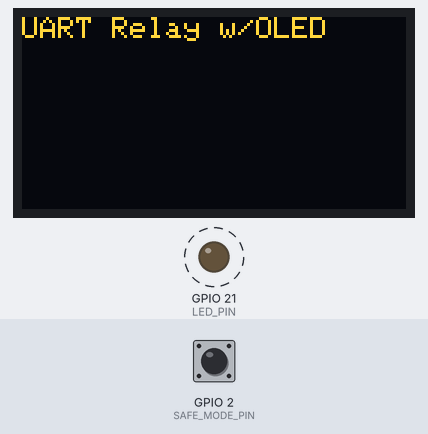
Recording of a sketch running on a simulated Seeed XIAO ESP32-S3. Parts: 128×64 one-colour display, output pins drawn as LEDs (lit = HIGH). Dashed ring = blinking. The inputs (shaded band) are chosen by the test bench; at power-on: GPIO 2 (SAFE_MODE_PIN) HIGH. The OLED is the two-colour kind (top 16 rows yellow); what the sketch prints to the serial monitor is not drawn.

Above: at 0.1 s.
Timing chart, 0 to 130.0 s (numbered marks = the images above):
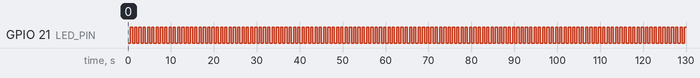

The sketch:

ESP32_TC_Trance_OLED.ino
```cpp
/*********************************************************************
  XIAO ESP32S3 + Grove Shield – UART<->UART/BitBang中継スケッチ（OLED付き）
  - UART中継 (J1=GPIO44/43: Pi 、J4=GPIO0/1: TC)
  - FreeRTOS + Queue + TaskNotify + Mutex 構成
  - チェックサム検証 + OLED表示
  - セーフモード制御 (GPIO2 = D2)
  - 2025.06.28 OLEDログ復活版・安定動作確認済み
*********************************************************************/

#include <freertos/semphr.h>
#include <HardwareSerial.h>
#include <Wire.h>
#include <Adafruit_GFX.h>
#include <Adafruit_SSD1306.h>

#define SCREEN_WIDTH 128
#define SCREEN_HEIGHT 64
#define OLED_RESET    -1
Adafruit_SSD1306 display(SCREEN_WIDTH, SCREEN_HEIGHT, &Wire, OLED_RESET);

#define PI_UART_TX_PIN 43
#define PI_UART_RX_PIN 44
#define TC_UART_TX_PIN 1
#define TC_UART_RX_PIN 0
#define SAFE_MODE_PIN   2
#define LED_PIN        21

#define UART_BAUD_PI   9600
#define UART_BAUD_TC    300
#define PACKET_SIZE       6

HardwareSerial SerialTC(1);
HardwareSerial SerialPI(2);

SemaphoreHandle_t xStopFlagMutex;
QueueHandle_t queue_pi_rx, queue_tc_rx;
volatile bool stopFlag = false;

// ===== チェックサム検証 =====
bool isChecksumValid(const uint8_t* data) {
  uint8_t sum = 0;
  for (int i = 0; i < PACKET_SIZE - 1; i++) sum += data[i];
  return (sum == data[PACKET_SIZE - 1]);
}

void showPacket(const char* label, const uint8_t* data, int row) {
  display.setCursor(0, row * 8);
  display.printf("%s", label);
  for (int i = 0; i < PACKET_SIZE; i++) {
    display.printf(" %02X", data[i]);
  }
  display.display();
}

void printHex(const char* label, const uint8_t* data) {
  Serial.print(label);
  for (int i = 0; i < PACKET_SIZE; i++) {
    Serial.print(" ");
    if (data[i] < 0x10) Serial.print("0");
    Serial.print(data[i], HEX);
  }
  Serial.println();
}

void task_pi_rx(void* pv) {
  uint8_t buf[PACKET_SIZE];
  static bool first = true;
  if (first) {
    Serial.println("[START] task_pi_rx launched");
    first = false;
  }

  while (1) {
    if (SerialPI.available() >= PACKET_SIZE) {
      SerialPI.readBytes(buf, PACKET_SIZE);
      if (!isChecksumValid(buf)) continue;
      printHex("[PI->Relay]", buf);
      showPacket("PI->Relay:", buf, 0);
      xQueueSend(queue_pi_rx, buf, portMAX_DELAY);
    }
    vTaskDelay(1);
  }
}

void task_tc_rx(void* pv) {
  uint8_t buf[PACKET_SIZE];
  static bool first = true;
  if (first) {
    Serial.println("[START] task_tc_rx launched");
    first = false;
  }

  while (1) {
    if (SerialTC.available() >= PACKET_SIZE) {
      SerialTC.readBytes(buf, PACKET_SIZE);
      if (!isChecksumValid(buf)) continue;
      printHex("[TC->Relay]", buf);
      showPacket("TC->Relay:", buf, 2);
      xQueueSend(queue_tc_rx, buf, portMAX_DELAY);
    }
    vTaskDelay(1);
  }
}

void task_tc_tx(void* pv) {
  uint8_t pkt[PACKET_SIZE];
  static bool first = true;
  if (first) {
    Serial.println("[START] task_tc_tx launched");
    first = false;
  }

  while (1) {
    bool flag;
    xSemaphoreTake(xStopFlagMutex, portMAX_DELAY);
    flag = stopFlag;
    xSemaphoreGive(xStopFlagMutex);
    if (flag || !digitalRead(SAFE_MODE_PIN)) {
      vTaskDelay(10);
      continue;
    }
    if (xQueueReceive(queue_pi_rx, pkt, 0) == pdTRUE) {
      SerialTC.write(pkt, PACKET_SIZE);
      printHex("[Relay->TC]", pkt);
      showPacket("Relay->TC:", pkt, 1);
    }
    vTaskDelay(1);
  }
}

void task_pi_tx(void* pv) {
  uint8_t pkt[PACKET_SIZE];
  static bool first = true;
  if (first) {
    Serial.println("[START] task_pi_tx launched");
    first = false;
  }

  while (1) {
    bool flag;
    xSemaphoreTake(xStopFlagMutex, portMAX_DELAY);
    flag = stopFlag;
    xSemaphoreGive(xStopFlagMutex);
    if (flag || !digitalRead(SAFE_MODE_PIN)) {
      vTaskDelay(10);
      continue;
    }
    if (xQueueReceive(queue_tc_rx, pkt, 0) == pdTRUE) {
      SerialPI.write(pkt, PACKET_SIZE);
      printHex("[Relay->PI]", pkt);
      showPacket("Relay->PI:", pkt, 3);
    }
    vTaskDelay(1);
  }
}

void waitForSerial() {
  while (!Serial) {
    delay(10);
  }
}

void setup() {
  BaseType_t TaskResult;
  pinMode(LED_PIN, OUTPUT);
  pinMode(SAFE_MODE_PIN, INPUT_PULLUP);

  Serial.begin(115200);
  waitForSerial();
  Serial.println("Serial ready");

  Wire.begin();
  display.begin(SSD1306_SWITCHCAPVCC, 0x3C);
  display.clearDisplay();
  display.setTextSize(1);
  display.setTextColor(SSD1306_WHITE);
  display.setCursor(0, 0);
  display.print("UART Relay w/OLED");
  display.display();

  SerialPI.begin(UART_BAUD_PI, SERIAL_8N1, PI_UART_RX_PIN, PI_UART_TX_PIN);
  SerialTC.begin(UART_BAUD_TC, SERIAL_8N1, TC_UART_RX_PIN, TC_UART_TX_PIN);

  xStopFlagMutex = xSemaphoreCreateMutex();
  queue_pi_rx = xQueueCreate(5, PACKET_SIZE);
  queue_tc_rx = xQueueCreate(5, PACKET_SIZE);

  TaskResult = xTaskCreatePinnedToCore(task_pi_rx, "pi_rx", 2048, NULL, 1, NULL, 1);
  TaskResult = xTaskCreatePinnedToCore(task_tc_rx, "tc_rx", 2048, NULL, 1, NULL, 1);
  TaskResult = xTaskCreatePinnedToCore(task_tc_tx, "tc_tx", 2048, NULL, 1, NULL, 0);
  TaskResult = xTaskCreatePinnedToCore(task_pi_tx, "pi_tx", 2048, NULL, 1, NULL, 0);

  Serial.println("=== UART Relay Ready (OLED) ===");
}

void loop() {
  static bool led_state = false;
  digitalWrite(LED_PIN, led_state);
  led_state = !led_state;
  vTaskDelay(pdMS_TO_TICKS(500));
}
```

Measured:
- by itself, GPIO 21 (LED_PIN): alternates HIGH for 0.50 s and LOW for 0.50 s
